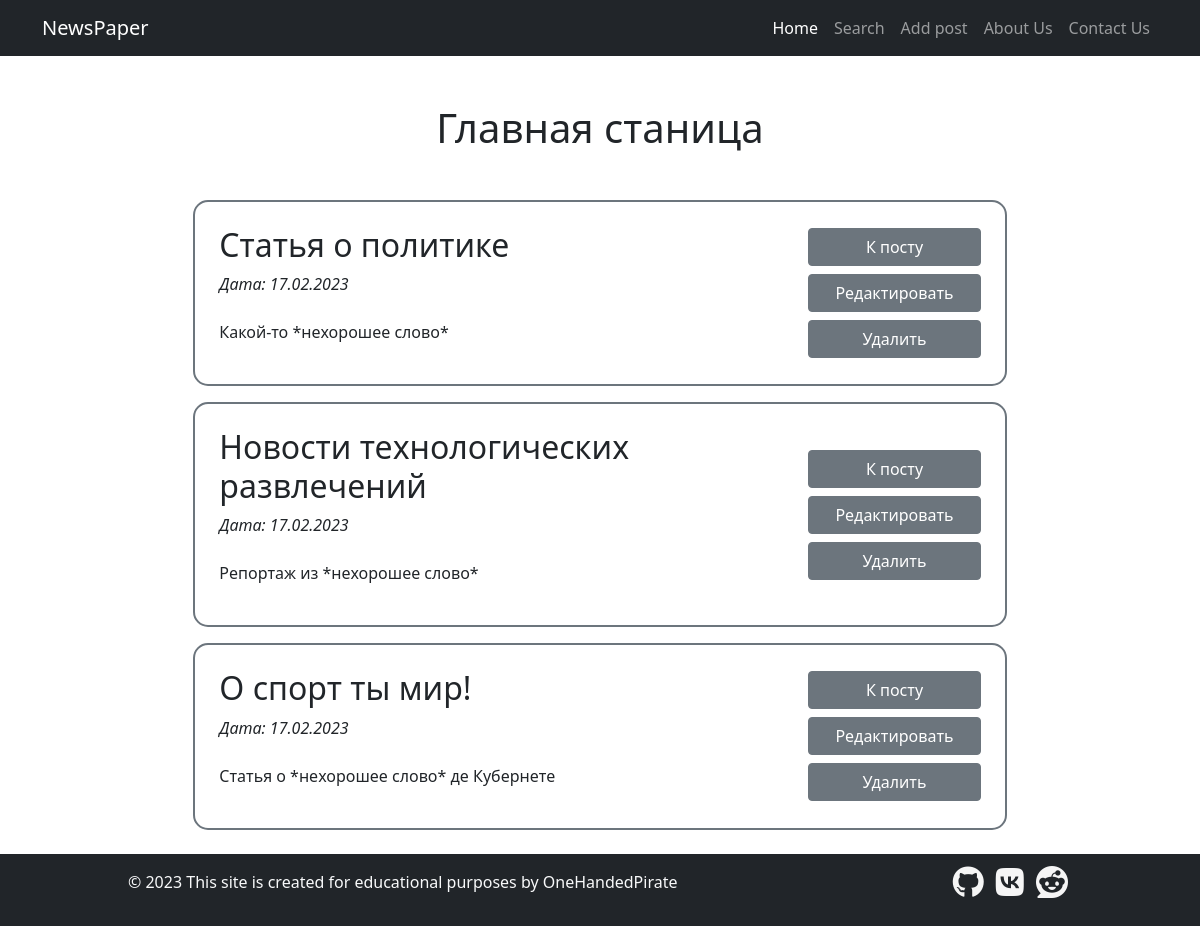
Before: /news/ with the older database file.
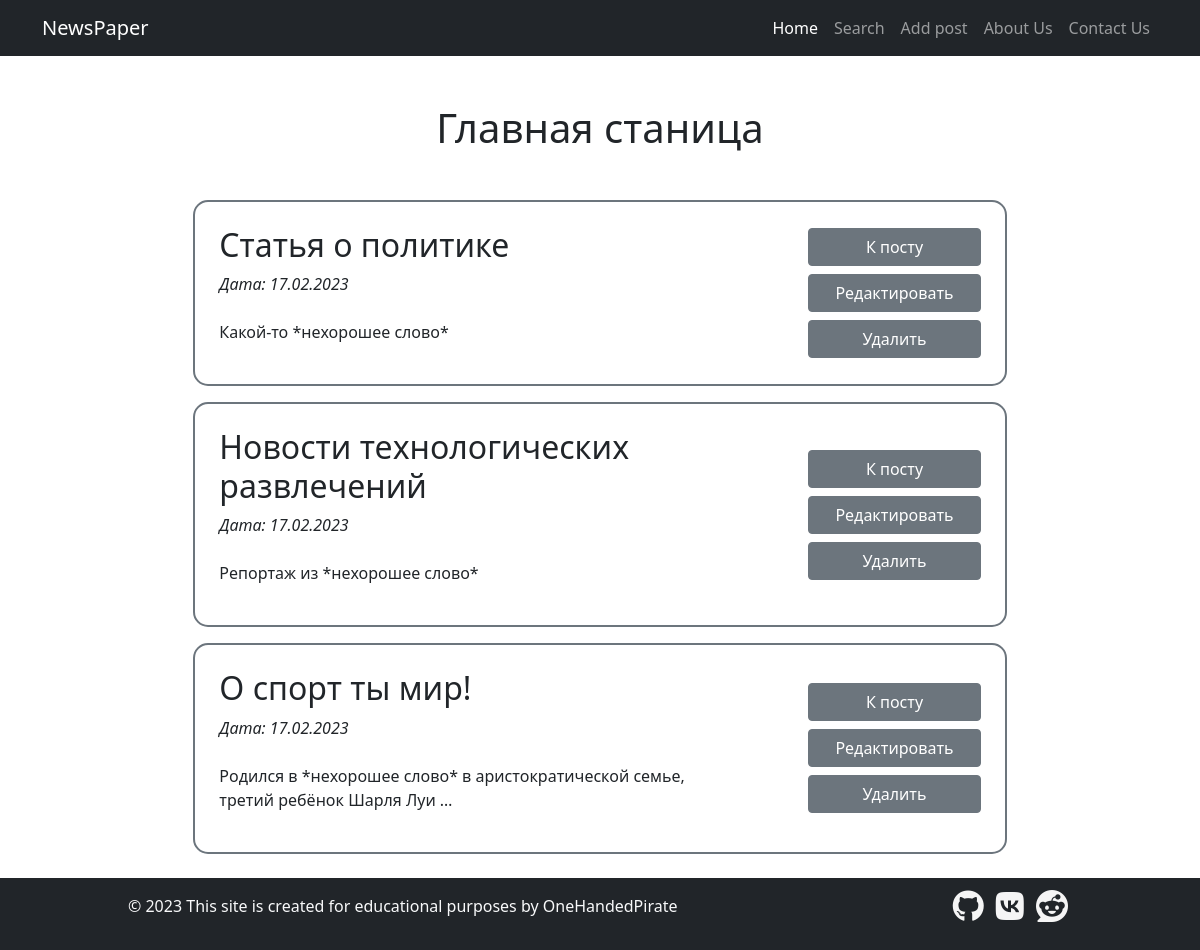
After: the same page with the newer database file.
### news/models.py (models this page shows, shortened)
class Attitude:
    '''Миксин-класс для моделей с полем rating'''

class Post(models.Model, Attitude):
    author = models.ForeignKey(Author, on_delete=models.CASCADE)
    type = models.CharField(max_length=1,
                            choices=[('N', 'Новость'), ('A', 'Статья')],
                            default='A')
    publish_time = models.DateTimeField(auto_now_add=True)
    category = models.ManyToManyField(Category, through='PostCategory')
    title = models.CharField(max_length=150)
    text = models.TextField()
    rating = models.IntegerField(default=0)

### news/views.py (the view)
# urls.py: path('', News.as_view(), name='home'),
class News(ListView):
    model = Post
    template_name = 'news/news.html'
    context_object_name = 'news'
    queryset = Post.objects.order_by('-publish_time')
    extra_context = {'menu': menu}
    paginate_by = 10

### news/templatetags/news/custom_filters.py (called while the page is built)
@register.filter(name='censor')
def censor(value):
    banned_words = ['пьер', 'японии', 'париж', 'текст', 'олимпийск']
    original_text = value.split()
    bad_words = []
    for indx, word in enumerate(value.lower().split()):
        for bad_word in banned_words:
            if bad_word in word:
                bad_words.append(indx)
    for bad_word in bad_words:
        original_text[bad_word] = '*нехорошее слово*'
    return ' '.join(original_text)

### news/templates/news/news.html (shortened to what this page needs)
{% extends 'news/default.html' %}
{% load news.custom_filters %}
{% block content %}
    <h1 class="mb-5">Главная станица</h1>
<div class="news-list mb-4">
{% for post in news %}
    {% include 'news/post_in_list.html' %}
{% endfor %}
</div>
{% endblock %}

### news/templates/news/post_in_list.html (shortened to what this page needs)
{% load news.custom_filters %}
<div class="container-fluid col-sm-12 col-lg-10 rounded-5 border border-2 border-secondary p-4 mt-3 mb-3" style="border-radius: 15px">
    <div class="row justify-content-between">
        <div class="text-start col-8">
            <h2>{{ post.title | censor}}</h2>
            <p class="fst-italic">Дата: {{ post.publish_time|date:'d.m.Y'}}</p>
            <p class="mt-4">{{ post.text | truncatewords:10 | censor}}</p>
        </div>
            <div class="text-end col-3 d-flex flex-column align-items-end justify-content-center">
                <div class="w-100">
                    <a class="btn btn-secondary btn-block w-100" href="{% url 'post' post.pk %}">К посту</a>
                </div>
                <div class="w-100">
                    <a class="btn btn-secondary btn-block w-100 mb-2 mt-2" href="{% url 'post_update' post.pk %}">Редактировать</a>
                </div>
                <div class="w-100">
                    <button type="button" class="btn btn-secondary btn-block w-100" data-bs-toggle="modal" data-bs-target="#deleteModal{{ post.pk }}">Удалить</button>
                </div>
            </div>
    </div>
</div>

Changed rows visible on the page:
changed Post "О спорт ты мир!": text|censor "Статья о *нехорошее слово* де Кубернете" → "Родился в *нехорошее слово* в аристократической семье, третий ребёнок Шарля Луи …"
